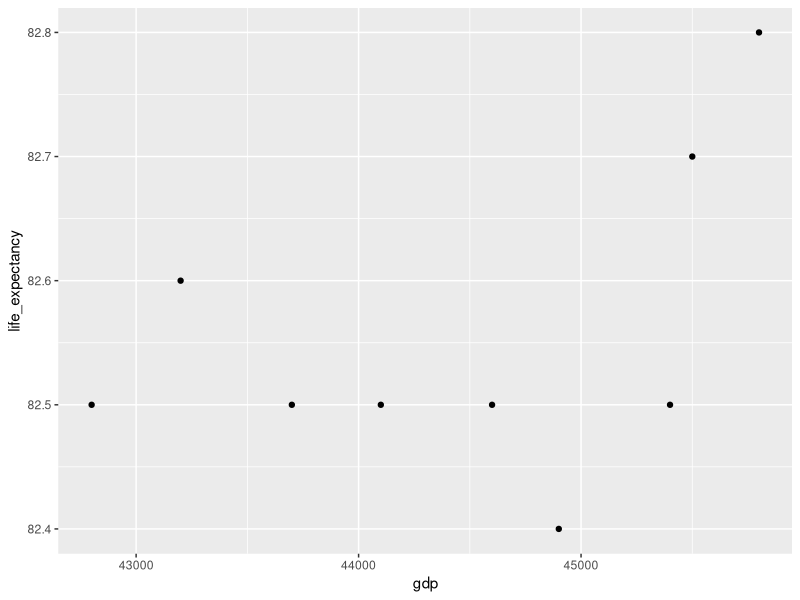

R code for this plot:
## ---- chunk 1
knitr::opts_chunk$set(echo = TRUE)
## ---- chunk 2
library(tidyverse)
## ---- chunk 3
gap_life <- read_csv("data/gap_life.csv")
gap_life_au <- read_csv("data/gap_life_au.csv")
gap_income <- read_csv("data/gap_income.csv")
gap_income_au <- read_csv("data/gap_income_au.csv")
gap_co2 <- read_csv("data/gap_co2.csv")
gap_co2_au <- read_csv("data/gap_co2_au.csv")



## ---- chunk 4
gap_life_au
gap_income_au
## ---- chunk 5
bind_cols(gap_life_au,
          gap_income_au)
## ---- chunk 6
gap_co2_au
## ---- chunk 7
left_join(x = gap_income_au,
          y = gap_life_au,
          by = c("country", "year"))
## ---- chunk 8
left_join(x = gap_income_au,
          y = gap_life_au,
          by = c("country", "year")) %>% 
  left_join(gap_co2_au,
            by = c("country", "year"))
## ---- chunk 9
gap_au <- left_join(x = gap_income_au,
          y = gap_life_au,
          by = c("country", "year")) %>% 
  left_join(gap_co2_au,
            by = c("country", "year"))

gap_au
## ---- chunk 10
ggplot(gap_au,
       aes(x = gdp,
           y = life_expectancy)) + 
  geom_point()
## ---- chunk 11
left_join(gap_co2_au,
          gap_life_au)

left_join(gap_life_au,
          gap_co2_au)
## ---- chunk 12
gap <- left_join(x = gap_income,
          y = gap_life,
          by = c("country", "year")) %>% 
  left_join(gap_co2,
            by = c("country", "year"))
